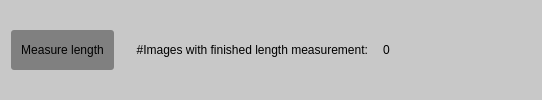
                   <widget class="QFrame" name="frame_36">
                    <property name="styleSheet">
                     <string notr="true">background-color: rgb(200,200,200);
border:none; 
border-radius:3px;</string>
                    </property>
                    <property name="frameShape">
                     <enum>QFrame::NoFrame</enum>
                    </property>
                    <property name="frameShadow">
                     <enum>QFrame::Raised</enum>
                    </property>
                    <layout class="QGridLayout" name="gridLayout_17">
                     <item row="0" column="1">
                      <widget class="QLabel" name="label_img_prefix_12">
                       <property name="styleSheet">
                        <string notr="true"/>
                       </property>
                       <property name="text">
                        <string>     #Images with finished length measurement:  </string>
                       </property>
                      </widget>
                     </item>
                     <item row="0" column="0">
                      <widget class="QPushButton" name="pushButton_21">
                       <property name="sizePolicy">
                        <sizepolicy hsizetype="Preferred" vsizetype="Fixed">
                         <horstretch>0</horstretch>
                         <verstretch>0</verstretch>
                        </sizepolicy>
                       </property>
                       <property name="minimumSize">
                        <size>
                         <width>0</width>
                         <height>40</height>
                        </size>
                       </property>
                       <property name="styleSheet">
                        <string notr="true">background-color:gray; padding:10;</string>
                       </property>
                       <property name="text">
                        <string>Measure length</string>
                       </property>
                      </widget>
                     </item>
                     <item row="0" column="3">
                      <widget class="QLineEdit" name="lineEdit_img_prefix_12">
                       <property name="minimumSize">
                        <size>
                         <width>150</width>
                         <height>40</height>
                        </size>
                       </property>
                       <property name="maximumSize">
                        <size>
                         <width>16777215</width>
                         <height>40</height>
                        </size>
                       </property>
                       <property name="text">
                        <string>0</string>
                       </property>
                       <property name="placeholderText">
                        <string>Prefix to select images...</string>
                       </property>
                      </widget>
                     </item>
                    </layout>
                   </widget>
